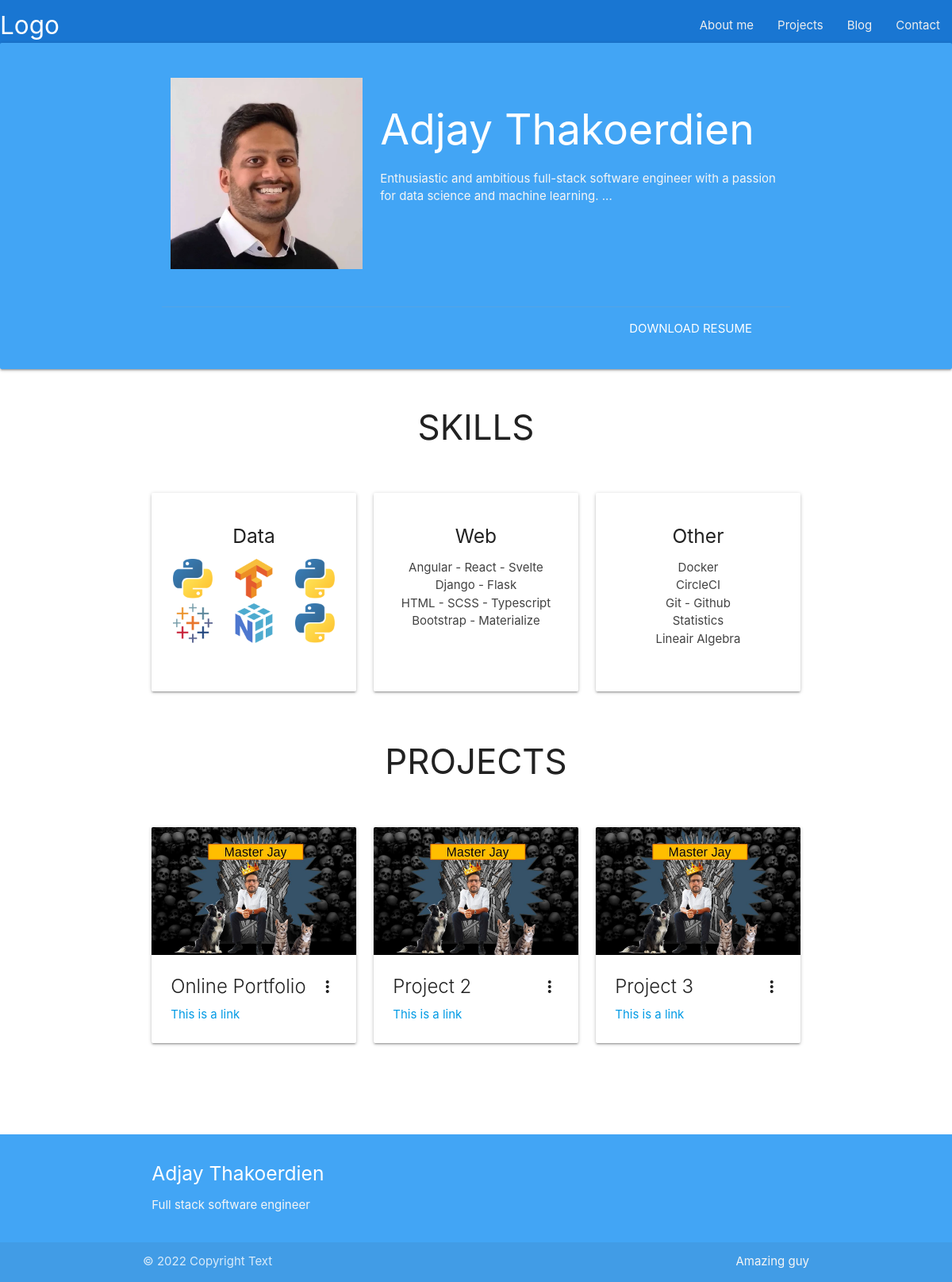
The page / on the database its author committed.
### portfolio/models.py (models this page shows, shortened)
class SkillData(models.Model):
    skill = models.CharField(max_length=100)
    image = models.ImageField(null=True, blank=True, upload_to="images/")
    number = models.CharField(max_length=250)

class SkillWeb(models.Model):
    skill = models.CharField(max_length=100)
    image = models.ImageField(null=True, blank=True, upload_to="images/")
    number = models.CharField(max_length=250)

class SkillOther(models.Model):
    skill = models.CharField(max_length=100)
    image = models.ImageField(null=True, blank=True, upload_to="images/")
    number = models.CharField(max_length=250)

### projects/models.py (models this page shows, shortened)
class Project(models.Model):
    title = models.CharField(max_length=100)
    description = models.CharField(max_length=250)
    date = models.DateField(default=datetime.now, blank=True)
    intro = models.TextField(blank=True)
    text = models.TextField()
    text_end = models.TextField(blank=True)
    technologies = models.CharField(max_length=250)
    url = models.TextField(blank=True, max_length=250)
    frontpage = models.BooleanField(blank=True)
    image1 = models.ImageField(null=True, blank=True, upload_to="images/")
    image2 = models.ImageField(null=True, blank=True, upload_to="images/")
    image3 = models.ImageField(null=True, blank=True, upload_to="images/")
    image4 = models.ImageField(null=True, blank=True, upload_to="images/")

### portfolio/views.py (the view)
# urls.py: path('', views.home, name='home'),
def home(request):
    skill_data = SkillData.objects.all()
    skill_web = SkillWeb.objects.all()
    skill_other = SkillOther.objects.all()
    projects = Project.objects.all().filter(frontpage=True)
    return render(request, 'home.html', {
        'skill_data': skill_data,
        'skill_web': skill_web,
        'skill_other': skill_other,
        'projects': projects
    })

### portfolio/templates/home.html (shortened to what this page needs)
{% extends 'base.html' %}
{% block content %}
{% load static %}
<main class="card blue lighten-1 profile-section">
    <div class="container card-content white-text">
        <div class="row">
        <div class="row col l4 m4 s12">
            <img
                src="{% static 'profile.webp' %}"
                class="border-radius responsive-img"
                alt="adjay thakoerdien">
        </div>
        <div class="col l8 m8 s12">
            <h2 class="white-text">Adjay Thakoerdien</h2>
            <p class="grey-text text-lighten-4">
                Enthusiastic and ambitious full-stack software engineer with a passion for
                data science and machine learning.
                ...
            </p>
        </div>
    </div>
    <div class="card-action right-align">
        <a href="#" class="white-text">Download resume</a>
    </div>
</main>
<section class="container">
    <h3 class="center-align">SKILLS</h3>
    <div class="row">
        <div class="col s12 m12 l4">
              <div class="card-panel center-align" style="height:250px;">
                  <h5>Data</h5>
                  <div class="row">
                      <ul>
                       {% for skill in skill_data %}
                        <li class="grey-text text-darken-3 col s4 m4 l4"><img width="50" height="50" src="{{ skill.image.url }}" alt="{{ skill.skill }}"></li>
                        {% endfor %}
                    </ul>
                  </div>
              </div>
        </div>
        <div class="col s12 m12 l4">
              <div class="card-panel center-align" style="height:250px;">
                  <h5>Web</h5>
                    <ul>
                       {% for skill in skill_web %}
                        <li class="grey-text text-darken-3">{{ skill.skill }}</li>
                        {% endfor %}
                    </ul>
              </div>
        </div>
        <div class="col s12 m12 l4">
              <div class="card-panel center-align" style="height:250px;">
                  <h5>Other</h5>
                    <ul>
                       {% for skill in skill_other %}
                        <li class="grey-text text-darken-3">{{ skill.skill }}</li>
                        {% endfor %}
                    </ul>
              </div>
        </div>
    </div>
</section>
<section class="container">
    <h3 class="center-align">PROJECTS</h3>
    <div class="row">
        {% for project in projects %}
        <div class="col s12 m12 l4">
             <div class="card">
                <div class="card-image waves-effect waves-block waves-light">
                  <img class="activator" src="{{ project.image1.url }}">
                </div>
                <div class="card-content">
                  <span class="card-title activator grey-text text-darken-4">{{ project.title }}<i class="material-icons right">more_vert</i></span>
                  <p><a href="#">This is a link</a></p>
                </div>
              </div>
        </div>
        {% endfor %}
    </div>
</section>
{% endblock %}

### static/css/global.css (style rules this page uses)
.profile-section { margin-top: -10px; padding-top: 20px; }
h3 { margin: 50px 0; }

### rows shown on the page
SkillData: image (picture)
SkillData: image (picture)
SkillData: image (picture)
SkillData: image (picture)
SkillData: image (picture)
SkillData: image (picture)
SkillWeb: skill "Angular - React - Svelte"
SkillWeb: skill "Django - Flask"
SkillWeb: skill "HTML - SCSS - Typescript"
SkillWeb: skill "Bootstrap - Materialize"
SkillOther: skill "Docker"
SkillOther: skill "CircleCI"
SkillOther: skill "Git - Github"
SkillOther: skill "Statistics"
SkillOther: skill "Lineair Algebra"
Project: image1 (picture), title "Online Portfolio"
Project: image1 (picture), title "Project 2"
Project: image1 (picture), title "Project 3"
